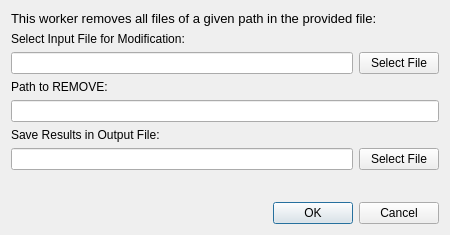
<?xml version="1.0" encoding="UTF-8"?>
<ui version="4.0">
 <class>DialogRemovePath</class>
 <widget class="QDialog" name="DialogRemovePath">
  <property name="geometry">
   <rect>
    <x>0</x>
    <y>0</y>
    <width>450</width>
    <height>235</height>
   </rect>
  </property>
  <property name="windowTitle">
   <string>Dialog</string>
  </property>
  <layout class="QVBoxLayout" name="verticalLayout">
   <item>
    <widget class="QLabel" name="label_4">
     <property name="font">
      <font>
       <pointsize>10</pointsize>
       <weight>50</weight>
       <bold>false</bold>
      </font>
     </property>
     <property name="text">
      <string>This worker removes all files of a given path in the provided file:</string>
     </property>
     <property name="wordWrap">
      <bool>true</bool>
     </property>
    </widget>
   </item>
   <item>
    <widget class="QLabel" name="label">
     <property name="text">
      <string>Select Input File for Modification:</string>
     </property>
    </widget>
   </item>
   <item>
    <layout class="QHBoxLayout" name="horizontalLayout">
     <item>
      <widget class="QLineEdit" name="lineEditLoadFile"/>
     </item>
     <item>
      <widget class="QPushButton" name="pushButtonLoadFile">
       <property name="text">
        <string>Select File</string>
       </property>
      </widget>
     </item>
    </layout>
   </item>
   <item>
    <widget class="QLabel" name="label_2">
     <property name="text">
      <string>Path to REMOVE:</string>
     </property>
    </widget>
   </item>
   <item>
    <widget class="QLineEdit" name="lineEditTextRemove"/>
   </item>
   <item>
    <widget class="QLabel" name="label_6">
     <property name="text">
      <string>Save Results in Output File:</string>
     </property>
    </widget>
   </item>
   <item>
    <layout class="QHBoxLayout" name="horizontalLayout_4">
     <item>
      <widget class="QLineEdit" name="lineEditSaveFile"/>
     </item>
     <item>
      <widget class="QPushButton" name="pushButtonSaveFile">
       <property name="text">
        <string>Select File</string>
       </property>
      </widget>
     </item>
    </layout>
   </item>
   <item>
    <spacer name="verticalSpacer">
     <property name="orientation">
      <enum>Qt::Vertical</enum>
     </property>
     <property name="sizeHint" stdset="0">
      <size>
       <width>20</width>
       <height>40</height>
      </size>
     </property>
    </spacer>
   </item>
   <item>
    <widget class="QDialogButtonBox" name="buttonBox">
     <property name="orientation">
      <enum>Qt::Horizontal</enum>
     </property>
     <property name="standardButtons">
      <set>QDialogButtonBox::Cancel|QDialogButtonBox::Ok</set>
     </property>
    </widget>
   </item>
  </layout>
 </widget>
 <resources/>
 <connections>
  <connection>
   <sender>buttonBox</sender>
   <signal>accepted()</signal>
   <receiver>DialogRemovePath</receiver>
   <slot>accept()</slot>
   <hints>
    <hint type="sourcelabel">
     <x>248</x>
     <y>254</y>
    </hint>
    <hint type="destinationlabel">
     <x>157</x>
     <y>274</y>
    </hint>
   </hints>
  </connection>
  <connection>
   <sender>buttonBox</sender>
   <signal>rejected()</signal>
   <receiver>DialogRemovePath</receiver>
   <slot>reject()</slot>
   <hints>
    <hint type="sourcelabel">
     <x>316</x>
     <y>260</y>
    </hint>
    <hint type="destinationlabel">
     <x>286</x>
     <y>274</y>
    </hint>
   </hints>
  </connection>
 </connections>
</ui>
